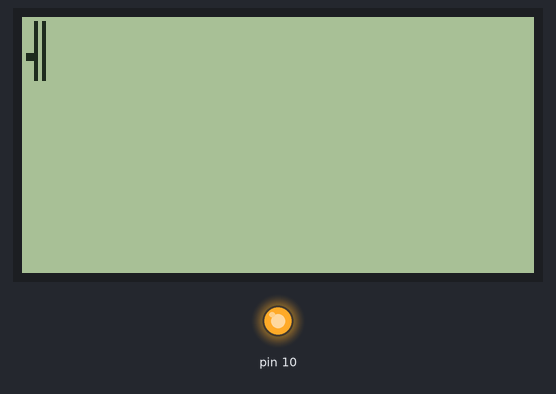
The sketch below on a simulated Arduino Uno, built with avr-gcc and run on an emulated ATmega328P. Parts: 128×64 one-colour display, output pins drawn as LEDs (lit = HIGH). Wiring (inferred from the names in the program): ST7920 128×64 LCD: SPI. The display's built-in font is replaced by a 5×7 stand-in.

Above: at 0.61 s.
At 1.01 s:
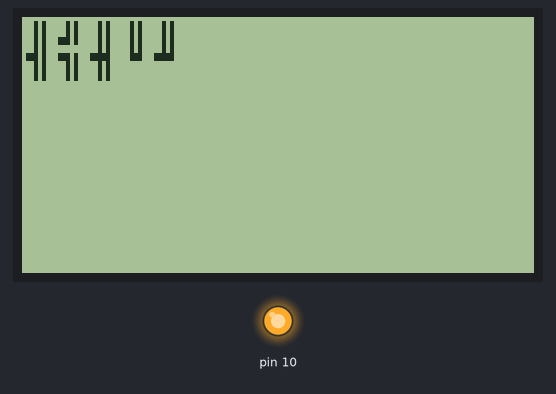
At 1.41 s:
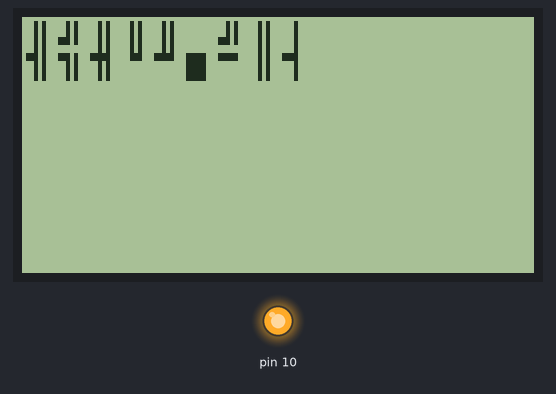
At 1.81 s:
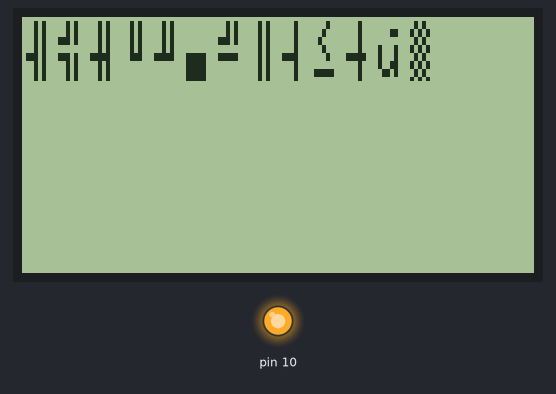
At 2.2 s:
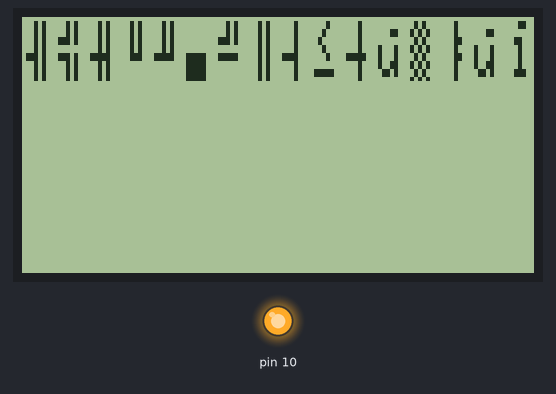

The sketch:

test_st7920.ino
```cpp
#include <SPI.h>

// According to datasheet of display (not ST7920), SCLK is idle when high.
// Hence CPOL aka clock polarity is 1.

// Data at SID is captured when SCLK rises.
// So CPHA aka clock phase is also 1.

// https://docs.arduino.cc/learn/communication/spi?_gl=1*s42wob*_ga*NDU5MTM3NDU3LjE2ODczNzMzMzM.*_ga_NEXN8H46L5*MTY4ODQwNTc3MS4xNC4xLjE2ODg0MDU5ODcuMC4wLjA.
// Therefore, the corresponding SPI mode is SPI_MODE3.
// Since most significant bit first, use MSBFIRST.

// For ST7920, clock pulse width high/low is 800 ns.
// Hence one clock period is 800 * 2 = 1600 ns = 0.0000016 s.
// The maximum frequency for SPI is then 1 / 0.0000016 = 625000 Hz

// For ST7920, only write data is available in SPI mode.
// There is no internal buffer area in ST7920, send next command/data after the previous one is processed.
// Timing Diagram of Serial Mode Data Transfer are available in datasheet of ST7920.

void setup() {
  SPI.begin();
  SPI.beginTransaction(SPISettings(600000, MSBFIRST, SPI_MODE3));

  // 0b 1 1 1 1 1 R/W RS 0 + 0b D7 D6 D5 D4 0 0 0 0 + 0b D3 D2 D1 D0 0 0 0 0

  // function set: basic instructions
  SPI.transfer((byte)0b11111000);
  SPI.transfer((byte)0b00110000);
  SPI.transfer((byte)0b00000000);
  delay(100);

  // display ON
  SPI.transfer((byte)0b11111000);
  SPI.transfer((byte)0b00000000);
  SPI.transfer((byte)0b11110000);
  delay(100);

  // display clear
  SPI.transfer((byte)0b11111000);
  SPI.transfer((byte)0b00000000);
  SPI.transfer((byte)0b00010000);
  delay(100);

  // entry mode: cursor moves right
  SPI.transfer((byte)0b11111000);
  SPI.transfer((byte)0b00000000);
  SPI.transfer((byte)0b01100000);
  delay(100);

  //set home
  SPI.transfer((byte)0b11111000);
  SPI.transfer((byte)0b00000000);
  SPI.transfer((byte)0b00100000);
  delay(100);

  // set DDRAM address to 0x00
  SPI.transfer((byte)0b11111000);
  SPI.transfer((byte)0b10000000);
  SPI.transfer((byte)0b00000000);
  delay(100);

  // write DDRAM 段
  SPI.transfer((byte)0b11111010);
  SPI.transfer((byte)0b10110000);
  SPI.transfer((byte)0b01100000);
  delay(100);
  // write DDRAM again
  SPI.transfer((byte)0b11111010);
  SPI.transfer((byte)0b11000000);
  SPI.transfer((byte)0b11100000);
  delay(100);

  // write DDRAM 子
  SPI.transfer((byte)0b11111010);
  SPI.transfer((byte)0b11010000);
  SPI.transfer((byte)0b01110000);
  delay(100);
  // write DDRAM again
  SPI.transfer((byte)0b11111010);
  SPI.transfer((byte)0b11010000);
  SPI.transfer((byte)0b00110000);
  delay(100);

  // write DDRAM 杰
  SPI.transfer((byte)0b11111010);
  SPI.transfer((byte)0b10110000);
  SPI.transfer((byte)0b11010000);
  delay(100);
  // write DDRAM again
  SPI.transfer((byte)0b11111010);
  SPI.transfer((byte)0b11010000);
  SPI.transfer((byte)0b11000000);
  delay(100);

  // write DDRAM 是
  SPI.transfer((byte)0b11111010);
  SPI.transfer((byte)0b11000000);
  SPI.transfer((byte)0b10100000);
  delay(100);
  // write DDRAM again
  SPI.transfer((byte)0b11111010);
  SPI.transfer((byte)0b11000000);
  SPI.transfer((byte)0b01110000);
  delay(100);

  // write DDRAM 大
  SPI.transfer((byte)0b11111010);
  SPI.transfer((byte)0b10110000);
  SPI.transfer((byte)0b01000000);
  delay(100);
  // write DDRAM again
  SPI.transfer((byte)0b11111010);
  SPI.transfer((byte)0b11110000);
  SPI.transfer((byte)0b00110000);
  delay(100);

  // write DDRAM 牛
  SPI.transfer((byte)0b11111010);
  SPI.transfer((byte)0b11000000);
  SPI.transfer((byte)0b01010000);
  delay(100);
  // write DDRAM again
  SPI.transfer((byte)0b11111010);
  SPI.transfer((byte)0b10100000);
  SPI.transfer((byte)0b00110000);
  delay(100);

  // write DDRAM 逼
  SPI.transfer((byte)0b11111010);
  SPI.transfer((byte)0b10110000);
  SPI.transfer((byte)0b00010000);
  delay(100);
  // write DDRAM again
  SPI.transfer((byte)0b11111010);
  SPI.transfer((byte)0b11000000);
  SPI.transfer((byte)0b01100000);
  delay(100);

  // write DDRAM ！
  SPI.transfer((byte)0b11111010);
  SPI.transfer((byte)0b10100000);
  SPI.transfer((byte)0b00110000);
  delay(100);
  // write DDRAM again
  SPI.transfer((byte)0b11111010);
  SPI.transfer((byte)0b10100000);
  SPI.transfer((byte)0b00010000);
  delay(100);
}

void loop() {
  SPI.transfer((byte)0b11111000);
  SPI.transfer((byte)0b00010000);
  SPI.transfer((byte)0b11000000);
  delay(500);
}
```
